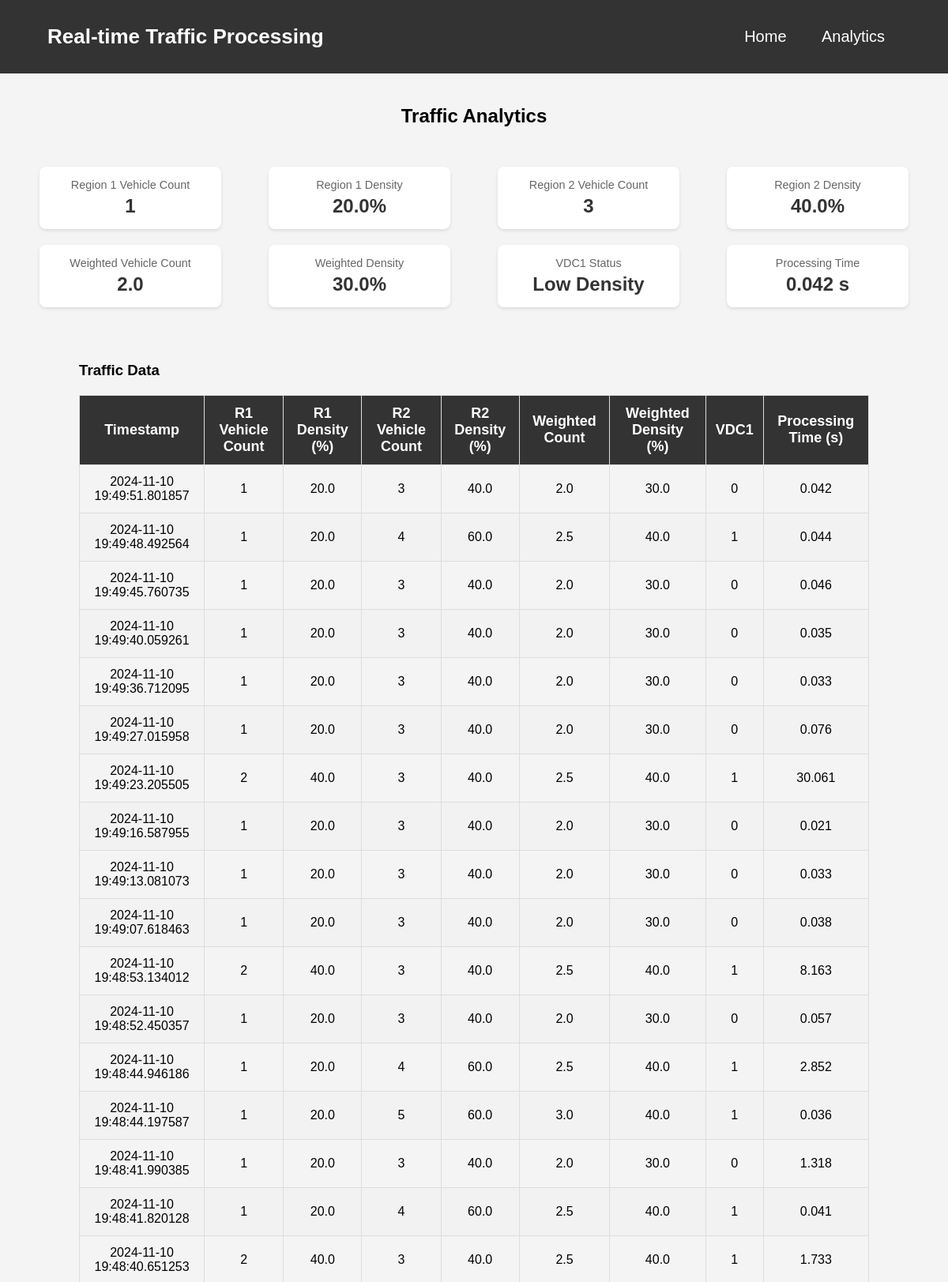
The app's page /analytics?page=2 (upper part) with its own data.
### tables this page shows
CREATE TABLE traffic_data (
                id INTEGER PRIMARY KEY AUTOINCREMENT,
                timestamp TEXT NOT NULL,
                r1_vehicle_count INTEGER NOT NULL,
                r1_density REAL NOT NULL,
                r2_vehicle_count INTEGER NOT NULL,
                r2_density REAL NOT NULL,
                weighted_vehicle_count REAL NOT NULL,
                weighted_density REAL NOT NULL,
                vdc1 BOOLEAN NOT NULL,
                processing_time REAL NOT NULL
            );

### new.py (the view)
@app.route('/analytics')
def analytics():
    try:
        page = request.args.get('page', 1, type=int)
        per_page = 100
        offset = (page - 1) * per_page
        with db_lock:
            conn = sqlite3.connect(DATABASE)
            cursor = conn.cursor()
            cursor.execute('SELECT COUNT(*) FROM traffic_data')
            total_records = cursor.fetchone()[0]
            cursor.execute('''
                SELECT timestamp, r1_vehicle_count, r1_density,
                       r2_vehicle_count, r2_density,
                       weighted_vehicle_count, weighted_density,
                       vdc1, processing_time
                FROM traffic_data
                ORDER BY timestamp DESC
                LIMIT ? OFFSET ?
            ''', (per_page, offset))
            data = cursor.fetchall()
            conn.close()
        total_pages = (total_records + per_page - 1) // per_page
        return render_template('analytics.html',
                             data=data,
                             page=page,
                             total_pages=total_pages)
    except sqlite3.Error as e:
        print(f"Database error: {e}")
        return f"Database error: {e}", 500

### templates/analytics.html (shortened to what this page needs)
<!DOCTYPE html>
<html lang="en">
<head>
    <link rel="stylesheet" href="{{ url_for('static', filename='styles.css') }}">
</head>
<body>
    <header>
        <div class="header-container">
            <h1>Real-time Traffic Processing</h1>
            <nav>
                <a href="{{ url_for('index') }}">Home</a>
                <a href="{{ url_for('analytics') }}">Analytics</a>
            </nav>
        </div>
    </header>
    <main>
        <h2>Traffic Analytics</h2>
        <div class="summary-cards">
            <div class="summary-card">
                <div class="card-title">Region 1 Vehicle Count</div>
                <div class="card-value" id="r1Count">-</div>
            </div>
            <div class="summary-card">
                <div class="card-title">Region 1 Density</div>
                <div class="card-value" id="r1Density">-</div>
            </div>
            <div class="summary-card">
                <div class="card-title">Region 2 Vehicle Count</div>
                <div class="card-value" id="r2Count">-</div>
            </div>
            <div class="summary-card">
                <div class="card-title">Region 2 Density</div>
                <div class="card-value" id="r2Density">-</div>
            </div>
            <div class="summary-card">
                <div class="card-title">Weighted Vehicle Count</div>
                <div class="card-value" id="weightedCount">-</div>
            </div>
            <div class="summary-card">
                <div class="card-title">Weighted Density</div>
                <div class="card-value" id="weightedDensity">-</div>
            </div>
            <div class="summary-card">
                <div class="card-title">VDC1 Status</div>
                <div class="card-value" id="vdc1Status">-</div>
            </div>
            <div class="summary-card">
                <div class="card-title">Processing Time</div>
                <div class="card-value" id="processingTime">-</div>
            </div>
        </div>
        <div class="data-table">
            <h3>Traffic Data</h3>
            <table>
                <thead>
                    <tr>
                        <th>Timestamp</th>
                        <th>R1 Vehicle Count</th>
                        <th>R1 Density (%)</th>
                        <th>R2 Vehicle Count</th>
                        <th>R2 Density (%)</th>
                        <th>Weighted Count</th>
                        <th>Weighted Density (%)</th>
                        <th>VDC1</th>
                        <th>Processing Time (s)</th>
                    </tr>
                </thead>
                <tbody>
                    {% for row in data %}
                    <tr>
                        <td>{{ row[0] }}</td>
                        <td>{{ row[1] }}</td>
                        <td>{{ "%.1f"|format(row[2]) }}</td>
                        <td>{{ row[3] }}</td>
                        <td>{{ "%.1f"|format(row[4]) }}</td>
                        <td>{{ "%.1f"|format(row[5]) }}</td>
                        <td>{{ "%.1f"|format(row[6]) }}</td>
                        <td>{{ row[7] }}</td>
                        <td>{{ "%.3f"|format(row[8]) }}</td>
                    </tr>
                    {% endfor %}
                </tbody>
            </table>
        </div>
    </main>
</body>
</html>

### static/styles.css (style rules this page uses)
body { margin: 0; font-family: Arial, sans-serif; background-color: #f4f4f4; }
header { background-color: #333; color: #fff; padding: 15px 0; text-align: center; }
.header-container { width: 90%; margin: 0 auto; display: flex; align-items: center; justify-content: space-between; }
header h1 { margin: 0; font-size: 26px; }
nav a { color: #fff; text-decoration: none; margin: 0 15px; font-size: 20px; }
main { padding: 20px; min-height: calc(100vh - 150px); display: flex; flex-direction: column; align-items: center; }
.data-table { width: 100%; max-width: 1000px; overflow-x: auto; }
.data-table table { width: 100%; border-collapse: collapse; }
.data-table th, .data-table td { border: 1px solid #ddd; padding: 12px; text-align: center; }
.data-table th { background-color: #333; color: white; font-size: 18px; }
.data-table td { font-size: 16px; }
.data-table tr:nth-child(even) { background-color: #f2f2f2; }

### templates/analytics.html (style rules this page uses)
.data-table { margin: 20px; overflow-x: auto; }
table { width: 100%; border-collapse: collapse; margin-top: 20px; }
th, td { padding: 8px; text-align: left; border: 1px solid #ddd; }
th { background-color: #f4f4f4; }
tr:nth-child(even) { background-color: #f9f9f9; }
.header-container { background-color: #333; padding: 1rem; color: white; }
nav a { color: white; text-decoration: none; margin: 0 10px; padding: 5px 10px; border-radius: 4px; }
.summary-cards { display: flex; flex-wrap: wrap; justify-content: space-around; margin: 20px 0; }
.summary-card { background-color: #fff; border-radius: 8px; box-shadow: 0 2px 4px rgba(0,0,0,0.1); padding: 15px; margin: 10px; min-width: 200px; text-align: center; }
.card-title { color: #666; font-size: 0.9em; margin-bottom: 5px; }
.card-value { font-size: 1.5em; font-weight: bold; color: #333; }

### records on screen
traffic_data: timestamp "2024-11-10 19:49:51.801857", r1_vehicle_count "1", r1_density "20.0", r2_vehicle_count "3", r2_density "40.0", weighted_vehicle_count "2.0", weighted_density "30.0", vdc1 "0", processing_time "0.042"
traffic_data: timestamp "2024-11-10 19:49:48.492564", r1_vehicle_count "1", r1_density "20.0", r2_vehicle_count "4", r2_density "60.0", weighted_vehicle_count "2.5", weighted_density "40.0", vdc1 "1", processing_time "0.044"
traffic_data: timestamp "2024-11-10 19:49:45.760735", r1_vehicle_count "1", r1_density "20.0", r2_vehicle_count "3", r2_density "40.0", weighted_vehicle_count "2.0", weighted_density "30.0", vdc1 "0", processing_time "0.046"
traffic_data: timestamp "2024-11-10 19:49:40.059261", r1_vehicle_count "1", r1_density "20.0", r2_vehicle_count "3", r2_density "40.0", weighted_vehicle_count "2.0", weighted_density "30.0", vdc1 "0", processing_time "0.035"
traffic_data: timestamp "2024-11-10 19:49:36.712095", r1_vehicle_count "1", r1_density "20.0", r2_vehicle_count "3", r2_density "40.0", weighted_vehicle_count "2.0", weighted_density "30.0", vdc1 "0", processing_time "0.033"
traffic_data: timestamp "2024-11-10 19:49:27.015958", r1_vehicle_count "1", r1_density "20.0", r2_vehicle_count "3", r2_density "40.0", weighted_vehicle_count "2.0", weighted_density "30.0", vdc1 "0", processing_time "0.076"
traffic_data: timestamp "2024-11-10 19:49:23.205505", r1_vehicle_count "2", r1_density "40.0", r2_vehicle_count "3", r2_density "40.0", weighted_vehicle_count "2.5", weighted_density "40.0", vdc1 "1", processing_time "30.061"
traffic_data: timestamp "2024-11-10 19:49:16.587955", r1_vehicle_count "1", r1_density "20.0", r2_vehicle_count "3", r2_density "40.0", weighted_vehicle_count "2.0", weighted_density "30.0", vdc1 "0", processing_time "0.021"
traffic_data: timestamp "2024-11-10 19:49:13.081073", r1_vehicle_count "1", r1_density "20.0", r2_vehicle_count "3", r2_density "40.0", weighted_vehicle_count "2.0", weighted_density "30.0", vdc1 "0", processing_time "0.033"
traffic_data: timestamp "2024-11-10 19:49:07.618463", r1_vehicle_count "1", r1_density "20.0", r2_vehicle_count "3", r2_density "40.0", weighted_vehicle_count "2.0", weighted_density "30.0", vdc1 "0", processing_time "0.038"
traffic_data: timestamp "2024-11-10 19:48:53.134012", r1_vehicle_count "2", r1_density "40.0", r2_vehicle_count "3", r2_density "40.0", weighted_vehicle_count "2.5", weighted_density "40.0", vdc1 "1", processing_time "8.163"
traffic_data: timestamp "2024-11-10 19:48:52.450357", r1_vehicle_count "1", r1_density "20.0", r2_vehicle_count "3", r2_density "40.0", weighted_vehicle_count "2.0", weighted_density "30.0", vdc1 "0", processing_time "0.057"
traffic_data: timestamp "2024-11-10 19:48:44.946186", r1_vehicle_count "1", r1_density "20.0", r2_vehicle_count "4", r2_density "60.0", weighted_vehicle_count "2.5", weighted_density "40.0", vdc1 "1", processing_time "2.852"
traffic_data: timestamp "2024-11-10 19:48:44.197587", r1_vehicle_count "1", r1_density "20.0", r2_vehicle_count "5", r2_density "60.0", weighted_vehicle_count "3.0", weighted_density "40.0", vdc1 "1", processing_time "0.036"
traffic_data: timestamp "2024-11-10 19:48:41.990385", r1_vehicle_count "1", r1_density "20.0", r2_vehicle_count "3", r2_density "40.0", weighted_vehicle_count "2.0", weighted_density "30.0", vdc1 "0", processing_time "1.318"
traffic_data: timestamp "2024-11-10 19:48:41.820128", r1_vehicle_count "1", r1_density "20.0", r2_vehicle_count "4", r2_density "60.0", weighted_vehicle_count "2.5", weighted_density "40.0", vdc1 "1", processing_time "0.041"
traffic_data: timestamp "2024-11-10 19:48:40.651253", r1_vehicle_count "2", r1_density "40.0", r2_vehicle_count "3", r2_density "40.0", weighted_vehicle_count "2.5", weighted_density "40.0", vdc1 "1", processing_time "1.733"
